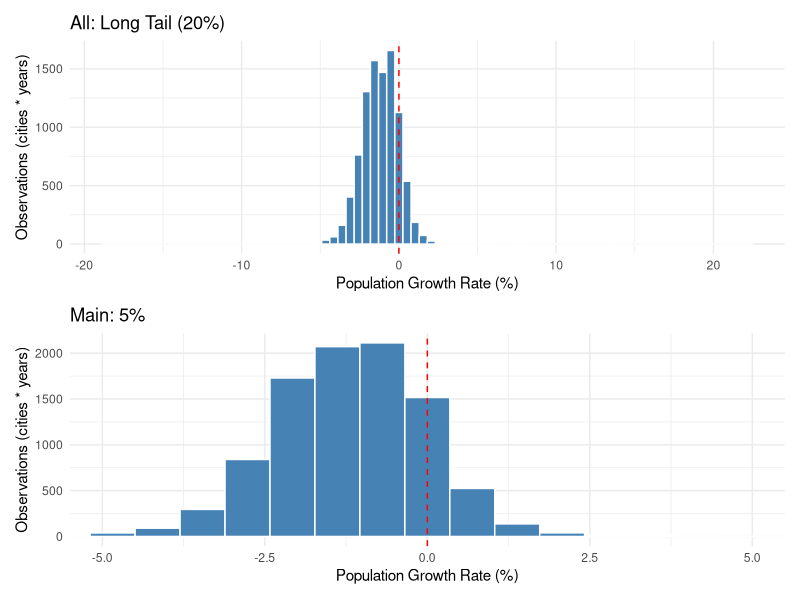
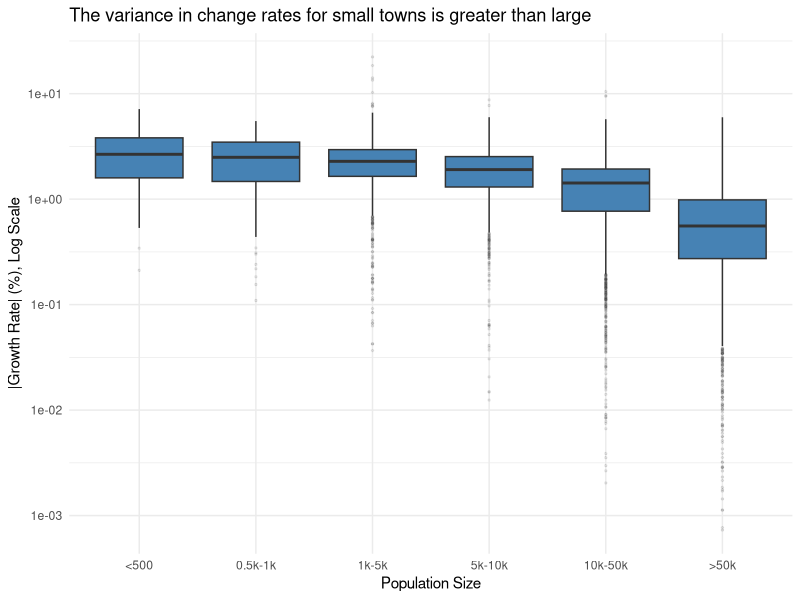

These figures' R source, in order:
## ---- chunk 1
knitr::opts_chunk$set(echo = TRUE)
library(tidyverse)
library(patchwork)

theme_set(theme_minimal())
## ---- chunk 2
df <- read_csv(
  "data/cleaned_panel_2021_2025.csv",
  col_types = cols(city_code = col_character(), .default = col_guess())
)

# Rename building stat columns
ncol_bldg <- ncol(df) - 6
colnames(df)[4:ncol_bldg] <- c(
  "all_type_building_count_total",
  "all_type_building_area",
  "living_count",
  "living_area",
  "dormitory_count",
  "dormitory_area",
  "mixed_use_count",
  "mixed_use_area",
  "agri_count",
  "agri_area",
  "mining_count",
  "mining_area",
  "plant_count",
  "plant_area",
  "energy_count",
  "energy_area",
  "it_count",
  "it_area",
  "logis_count",
  "logis_area",
  "retail_count",
  "retail_area",
  "finance_count",
  "finance_area",
  "real_estate_count",
  "real_estate_area",
  "hotel_count",
  "hotel_area",
  "education_count",
  "education_area",
  "health_count",
  "health_area",
  "other_service_count",
  "other_service_area",
  "official_count",
  "official_area",
  "other_type_count",
  "other_type_area"
)
glimpse(df)
## ---- chunk 3
summary(df %>% select(starts_with("pop_")))

p_full <- ggplot(df, aes(pop_growth_rate)) +
  geom_histogram(bins = 80,
                 fill = "steelblue",
                 color = "white") +
  geom_vline(xintercept = 0,
             linetype = "dashed",
             color = "red") +
  labs(x = "Population Growth Rate (%)", y = "Observations (cities * years)", title = "All: Long Tail (20%)")

p_zoom <- ggplot(df, aes(pop_growth_rate)) +
  geom_histogram(bins = 60,
                 fill = "steelblue",
                 color = "white") +
  geom_vline(xintercept = 0,
             linetype = "dashed",
             color = "red") +
  coord_cartesian(xlim = c(-5, 5)) +
  labs(x = "Population Growth Rate (%)", y = "Observations (cities * years)", title = "Main: 5%")

p_full / p_zoom
## ---- chunk 4
df %>%
  filter(pop_population > 0) %>%
  mutate(pop_bin = cut(
    pop_population,
    breaks = c(0, 500, 1000, 5000, 10000, 50000, Inf),
    labels = c("<500", "0.5k-1k", "1k-5k", "5k-10k", "10k-50k", ">50k")
  )) %>%
  ggplot(aes(pop_bin, abs(pop_growth_rate))) +
  geom_boxplot(
    fill = "steelblue",
    outlier.alpha = 0.1,
    outlier.size = 0.5
  ) +
  scale_y_log10() +
  labs(x = "Population Size", y = "|Growth Rate| (%), Log Scale", title = "The variance in change rates for small towns is greater than large")
